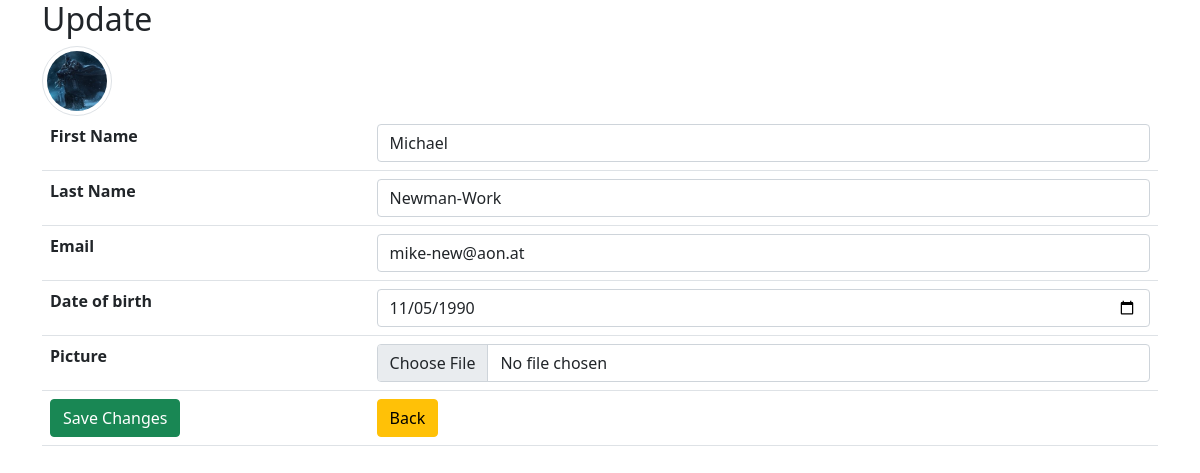
Page /update.php?id=1 (signed in) on the committed database.
### tables this page shows
CREATE TABLE `user` (
  `u_id` int(5) NOT NULL,
  `f_name` varchar(255) NOT NULL,
  `s_name` varchar(255) NOT NULL,
  `password` varchar(255) NOT NULL,
  `date_of_birth` date NOT NULL,
  `email` varchar(255) NOT NULL,
  `u_picture` varchar(255) DEFAULT NULL,
  `status` varchar(4) NOT NULL DEFAULT 'user'
);

### update.php (the view, shortened to what this page needs)
<?php
require_once 'components/db_connect.php';
$backBtn = '';
if (isset($_SESSION["user"])) {
    $backBtn = "home.php";
}
if (isset($_GET['id'])) {
    $id = $_GET['id'];
    $sql = "SELECT * FROM user WHERE u_id = {$id}";
    $result = mysqli_query($connect, $sql);
    if (mysqli_num_rows($result) == 1) {
        $data = mysqli_fetch_assoc($result);
        $f_name = $data['f_name'];
        $l_name = $data['s_name'];
        $email = $data['email'];
        $date_birth = $data['date_of_birth'];
    }
}
?>
<!DOCTYPE html>
<html lang="en">
<head>
    <?php require_once 'components/boot-css.php' ?>
</head>
<body>
    <div class="container">
        <h2>Update</h2>
        <img class='img-thumbnail rounded-circle' src='pictures/<?php echo $data['u_picture'] ?>' alt="<?php echo $f_name ?>">
        <form method="post" enctype="multipart/form-data">
            <table class="table">
                <tr>
                    <th>First Name</th>
                    <td><input class="form-control" type="text" name="first_name" placeholder="First Name" value="<?php echo $f_name ?>" /></td>
                </tr>
                <tr>
                    <th>Last Name</th>
                    <td><input class="form-control" type="text" name="last_name" placeholder="Last Name" value="<?php echo $l_name ?>" /></td>
                </tr>
                <tr>
                    <th>Email</th>
                    <td><input class="form-control" type="email" name="email" placeholder="Email" value="<?php echo $email ?>" /></td>
                </tr>
                <tr>
                    <th>Date of birth</th>
                    <td><input class="form-control" type="date" name="date_of_birth" placeholder="Date of birth" value="<?php echo $date_birth ?>" /></td>
                </tr>
                <tr>
                    <th>Picture</th>
                    <td><input class="form-control" type="file" name="picture" /></td>
                </tr>
                <tr>
                    <td><button name="submit" class="btn btn-success" type="submit">Save Changes</button></td>
                    <td><a href="<?php echo $backBtn ?>"><button class="btn btn-warning" type="button">Back</button></a></td>
                </tr>
            </table>
        </form>
    </div>
</body>
</html>

### update.php (style rules this page uses)
.img-thumbnail { width: 70px !important; height: 70px !important; }

### rows in the picture
user: u_picture (picture), first_name "Michael", last_name "Newman-Work", email "mike-new@aon.at", date_of_birth "11/05/1990"
